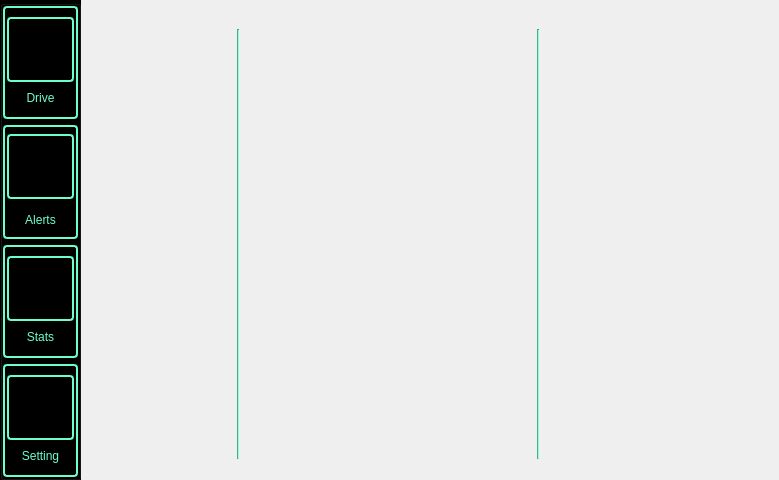
<?xml version="1.0" encoding="UTF-8"?>
<ui version="4.0">
 <class>MainWindow</class>
 <widget class="QMainWindow" name="MainWindow">
  <property name="geometry">
   <rect>
    <x>0</x>
    <y>0</y>
    <width>779</width>
    <height>480</height>
   </rect>
  </property>
  <property name="maximumSize">
   <size>
    <width>800</width>
    <height>480</height>
   </size>
  </property>
  <property name="windowTitle">
   <string>MainWindow</string>
  </property>
  <property name="styleSheet">
   <string notr="true">background-image: url(&quot;:general/general/gradient3.png&quot;);
</string>
  </property>
  <widget class="QWidget" name="centralwidget">
   <widget class="QGroupBox" name="menuButtonsGroup">
    <property name="geometry">
     <rect>
      <x>0</x>
      <y>0</y>
      <width>81</width>
      <height>480</height>
     </rect>
    </property>
    <property name="sizePolicy">
     <sizepolicy hsizetype="Minimum" vsizetype="Minimum">
      <horstretch>0</horstretch>
      <verstretch>0</verstretch>
     </sizepolicy>
    </property>
    <property name="minimumSize">
     <size>
      <width>70</width>
      <height>0</height>
     </size>
    </property>
    <property name="maximumSize">
     <size>
      <width>16777215</width>
      <height>480</height>
     </size>
    </property>
    <property name="styleSheet">
     <string notr="true">/*background-image: url(&quot;:general/general/gradient3.png&quot;); */
background-color: black;</string>
    </property>
    <property name="alignment">
     <set>Qt::AlignCenter</set>
    </property>
    <layout class="QVBoxLayout" name="verticalLayout">
     <property name="sizeConstraint">
      <enum>QLayout::SetMaximumSize</enum>
     </property>
     <property name="leftMargin">
      <number>0</number>
     </property>
     <property name="topMargin">
      <number>0</number>
     </property>
     <property name="rightMargin">
      <number>0</number>
     </property>
     <property name="bottomMargin">
      <number>0</number>
     </property>
     <item>
      <layout class="QHBoxLayout" name="hlMain">
       <item>
        <widget class="QFrame" name="vfMain">
         <property name="minimumSize">
          <size>
           <width>70</width>
           <height>0</height>
          </size>
         </property>
         <property name="styleSheet">
          <string notr="true">QPushButton,QFrame {
border: 1.5px solid #6affcd;
border-radius: 4px;
padding: 2px;
}

QFrame[chosen=&quot;true&quot;] {
border: none;
border-radius: 4px;
padding: 2px;
background: #365546;
}
QPushButton[chosen=&quot;true&quot;]{
background: #365546; 
}

QLabel[chosen=&quot;true&quot;] {
background: #365546; 
}</string>
         </property>
         <layout class="QVBoxLayout" name="vlMain">
          <property name="leftMargin">
           <number>0</number>
          </property>
          <property name="topMargin">
           <number>0</number>
          </property>
          <property name="rightMargin">
           <number>0</number>
          </property>
          <property name="bottomMargin">
           <number>0</number>
          </property>
          <item>
           <layout class="QVBoxLayout" name="vlMain_5">
            <item>
             <layout class="QHBoxLayout" name="hlMainIcon">
              <property name="topMargin">
               <number>0</number>
              </property>
              <item>
               <widget class="QPushButton" name="driveButton">
                <property name="sizePolicy">
                 <sizepolicy hsizetype="Preferred" vsizetype="Fixed">
                  <horstretch>0</horstretch>
                  <verstretch>0</verstretch>
                 </sizepolicy>
                </property>
                <property name="minimumSize">
                 <size>
                  <width>0</width>
                  <height>65</height>
                 </size>
                </property>
                <property name="styleSheet">
                 <string notr="true">border-image: url(&quot;:44x44/44x44/navigation.png&quot;);</string>
                </property>
                <property name="text">
                 <string/>
                </property>
               </widget>
              </item>
             </layout>
            </item>
            <item>
             <layout class="QHBoxLayout" name="hlMainText">
              <item>
               <widget class="QLabel" name="driveLabel">
                <property name="sizePolicy">
                 <sizepolicy hsizetype="Preferred" vsizetype="Fixed">
                  <horstretch>0</horstretch>
                  <verstretch>0</verstretch>
                 </sizepolicy>
                </property>
                <property name="maximumSize">
                 <size>
                  <width>16777215</width>
                  <height>20</height>
                 </size>
                </property>
                <property name="styleSheet">
                 <string notr="true">border: 0px; 
font: 11pt &quot;Purisa&quot; ;
color:  #6affcd;</string>
                </property>
                <property name="text">
                 <string>Drive</string>
                </property>
                <property name="alignment">
                 <set>Qt::AlignCenter</set>
                </property>
               </widget>
              </item>
             </layout>
            </item>
           </layout>
          </item>
         </layout>
        </widget>
       </item>
      </layout>
     </item>
     <item>
      <layout class="QHBoxLayout" name="hlAlerts">
       <item>
        <widget class="QFrame" name="vfAlerts">
         <property name="minimumSize">
          <size>
           <width>70</width>
           <height>0</height>
          </size>
         </property>
         <property name="styleSheet">
          <string notr="true">QPushButton,QFrame {
border: 1.5px solid #6affcd;
border-radius: 4px;
padding: 2px;
}

QFrame[chosen=&quot;true&quot;] {
border: none;
border-radius: 4px;
padding: 2px;
background: #365546;
}
QPushButton[chosen=&quot;true&quot;]{
background: #365546; 
}

QLabel[chosen=&quot;true&quot;] {
background: #365546; 
}</string>
         </property>
         <layout class="QVBoxLayout" name="vlMain_2">
          <property name="leftMargin">
           <number>0</number>
          </property>
          <property name="topMargin">
           <number>0</number>
          </property>
          <property name="rightMargin">
           <number>0</number>
          </property>
          <property name="bottomMargin">
           <number>0</number>
          </property>
          <item>
           <layout class="QVBoxLayout" name="vlAlerts">
            <item>
             <layout class="QHBoxLayout" name="hlAlertsIcon">
              <property name="bottomMargin">
               <number>5</number>
              </property>
              <item>
               <widget class="QPushButton" name="alertsButton">
                <property name="sizePolicy">
                 <sizepolicy hsizetype="Preferred" vsizetype="Fixed">
                  <horstretch>0</horstretch>
                  <verstretch>0</verstretch>
                 </sizepolicy>
                </property>
                <property name="minimumSize">
                 <size>
                  <width>0</width>
                  <height>65</height>
                 </size>
                </property>
                <property name="styleSheet">
                 <string notr="true">border-image: url(&quot;:44x44/44x44/message.png&quot;);</string>
                </property>
                <property name="text">
                 <string/>
                </property>
               </widget>
              </item>
             </layout>
            </item>
            <item>
             <layout class="QHBoxLayout" name="hlAlertsText">
              <item>
               <widget class="QLabel" name="alertsLabel">
                <property name="maximumSize">
                 <size>
                  <width>16777215</width>
                  <height>20</height>
                 </size>
                </property>
                <property name="styleSheet">
                 <string notr="true">border: 0px; 
font: 11pt &quot;Purisa&quot; ;
color:  #6affcd;</string>
                </property>
                <property name="text">
                 <string>Alerts</string>
                </property>
                <property name="alignment">
                 <set>Qt::AlignCenter</set>
                </property>
               </widget>
              </item>
             </layout>
            </item>
           </layout>
          </item>
         </layout>
        </widget>
       </item>
      </layout>
     </item>
     <item>
      <layout class="QHBoxLayout" name="hlStats" stretch="0">
       <item>
        <widget class="QFrame" name="vfStats">
         <property name="minimumSize">
          <size>
           <width>70</width>
           <height>0</height>
          </size>
         </property>
         <property name="styleSheet">
          <string notr="true">QPushButton,QFrame {
border: 1.5px solid #6affcd;
border-radius: 4px;
padding: 2px;
}

QFrame[chosen=&quot;true&quot;] {
border: none;
border-radius: 4px;
padding: 2px;
background: #365546;
}
QPushButton[chosen=&quot;true&quot;]{
background: #365546; 
}

QLabel[chosen=&quot;true&quot;] {
background: #365546; 
}</string>
         </property>
         <layout class="QVBoxLayout" name="vlMain_3">
          <property name="leftMargin">
           <number>0</number>
          </property>
          <property name="topMargin">
           <number>0</number>
          </property>
          <property name="rightMargin">
           <number>0</number>
          </property>
          <property name="bottomMargin">
           <number>0</number>
          </property>
          <item>
           <layout class="QVBoxLayout" name="vlStats">
            <item>
             <layout class="QHBoxLayout" name="hlStatsIcon">
              <item>
               <widget class="QPushButton" name="statsButton">
                <property name="sizePolicy">
                 <sizepolicy hsizetype="Preferred" vsizetype="Fixed">
                  <horstretch>0</horstretch>
                  <verstretch>0</verstretch>
                 </sizepolicy>
                </property>
                <property name="minimumSize">
                 <size>
                  <width>0</width>
                  <height>65</height>
                 </size>
                </property>
                <property name="styleSheet">
                 <string notr="true">border-image: url(&quot;:44x44/44x44/statistics.png&quot;);</string>
                </property>
                <property name="text">
                 <string/>
                </property>
               </widget>
              </item>
             </layout>
            </item>
            <item>
             <layout class="QHBoxLayout" name="hlStatsText">
              <item>
               <widget class="QLabel" name="statsLabel">
                <property name="maximumSize">
                 <size>
                  <width>16777215</width>
                  <height>20</height>
                 </size>
                </property>
                <property name="styleSheet">
                 <string notr="true">border: 0px; 
font: 11pt &quot;Purisa&quot; ;
color:  #6affcd;</string>
                </property>
                <property name="text">
                 <string>Stats</string>
                </property>
                <property name="alignment">
                 <set>Qt::AlignCenter</set>
                </property>
               </widget>
              </item>
             </layout>
            </item>
           </layout>
          </item>
         </layout>
        </widget>
       </item>
      </layout>
     </item>
     <item>
      <layout class="QHBoxLayout" name="hlSettings" stretch="0">
       <item>
        <widget class="QFrame" name="vfSettings">
         <property name="minimumSize">
          <size>
           <width>70</width>
           <height>0</height>
          </size>
         </property>
         <property name="styleSheet">
          <string notr="true">QPushButton,QFrame {
border: 1.5px solid #6affcd;
border-radius: 4px;
padding: 2px;
}

QFrame[chosen=&quot;true&quot;] {
border: none;
border-radius: 4px;
padding: 2px;
background: #365546;
}
QPushButton[chosen=&quot;true&quot;]{
background: #365546; 
}

QLabel[chosen=&quot;true&quot;] {
background: #365546; 
}</string>
         </property>
         <layout class="QVBoxLayout" name="vlMain_4">
          <property name="leftMargin">
           <number>0</number>
          </property>
          <property name="topMargin">
           <number>0</number>
          </property>
          <property name="rightMargin">
           <number>0</number>
          </property>
          <property name="bottomMargin">
           <number>0</number>
          </property>
          <item>
           <layout class="QVBoxLayout" name="vlSettings">
            <item>
             <layout class="QHBoxLayout" name="hlSettingsIcon">
              <item>
               <widget class="QPushButton" name="settingsButton">
                <property name="sizePolicy">
                 <sizepolicy hsizetype="Preferred" vsizetype="Fixed">
                  <horstretch>0</horstretch>
                  <verstretch>0</verstretch>
                 </sizepolicy>
                </property>
                <property name="minimumSize">
                 <size>
                  <width>0</width>
                  <height>65</height>
                 </size>
                </property>
                <property name="styleSheet">
                 <string notr="true">border-image: url(&quot;:44x44/44x44/settings.png&quot;);</string>
                </property>
                <property name="text">
                 <string/>
                </property>
               </widget>
              </item>
             </layout>
            </item>
            <item>
             <layout class="QHBoxLayout" name="hlSettingsText">
              <item>
               <widget class="QLabel" name="settingsLabel">
                <property name="maximumSize">
                 <size>
                  <width>16777215</width>
                  <height>20</height>
                 </size>
                </property>
                <property name="styleSheet">
                 <string notr="true">border: 0px; 
font: 11pt &quot;Purisa&quot; ;
color:  #6affcd;</string>
                </property>
                <property name="text">
                 <string>Setting</string>
                </property>
                <property name="alignment">
                 <set>Qt::AlignCenter</set>
                </property>
               </widget>
              </item>
             </layout>
            </item>
           </layout>
          </item>
         </layout>
        </widget>
       </item>
      </layout>
     </item>
    </layout>
   </widget>
   <widget class="QFrame" name="gridFrame">
    <property name="geometry">
     <rect>
      <x>88</x>
      <y>0</y>
      <width>711</width>
      <height>480</height>
     </rect>
    </property>
    <property name="sizePolicy">
     <sizepolicy hsizetype="Preferred" vsizetype="Preferred">
      <horstretch>0</horstretch>
      <verstretch>0</verstretch>
     </sizepolicy>
    </property>
    <property name="maximumSize">
     <size>
      <width>720</width>
      <height>480</height>
     </size>
    </property>
    <property name="styleSheet">
     <string notr="true">background-image: url(&quot;:general/general/gradient3.png&quot;);
</string>
    </property>
    <layout class="QGridLayout" name="gridLayout">
     <item row="0" column="0">
      <widget class="QStackedWidget" name="stackedWidget">
       <property name="currentIndex">
        <number>3</number>
       </property>
       <widget class="QWidget" name="setting"/>
       <widget class="QWidget" name="alerts"/>
       <widget class="QWidget" name="stats"/>
       <widget class="QWidget" name="drive">
        <widget class="Line" name="line">
         <property name="geometry">
          <rect>
           <x>140</x>
           <y>20</y>
           <width>2</width>
           <height>430</height>
          </rect>
         </property>
         <property name="styleSheet">
          <string notr="true">background-color: #6affcd</string>
         </property>
         <property name="orientation">
          <enum>Qt::Vertical</enum>
         </property>
        </widget>
        <widget class="Line" name="line_2">
         <property name="geometry">
          <rect>
           <x>440</x>
           <y>20</y>
           <width>2</width>
           <height>430</height>
          </rect>
         </property>
         <property name="styleSheet">
          <string notr="true">background-color: #6affcd</string>
         </property>
         <property name="orientation">
          <enum>Qt::Vertical</enum>
         </property>
        </widget>
       </widget>
      </widget>
     </item>
    </layout>
   </widget>
  </widget>
 </widget>
 <resources>
  <include location="../../../img/img.qrc"/>
 </resources>
 <connections/>
</ui>
